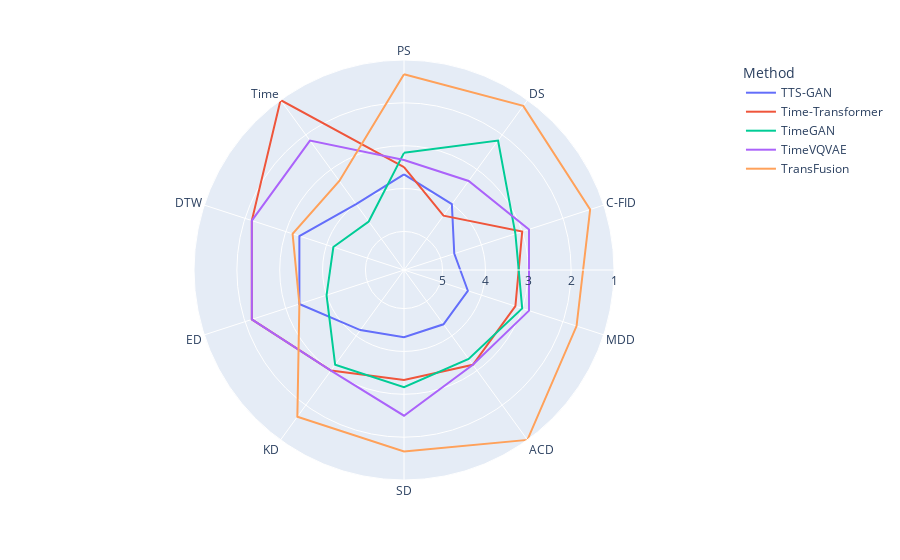

Notebook code cell kept with this figure:
### Markdown cell above
## Spider Plots

### Code cell
rankings = df_no_copy.unstack(level=1).rank()

ranking_by_metric = rankings.stack().reset_index().groupby("Method").mean()
spider_by_metric = ranking_by_metric.reset_index().melt(id_vars="Method")
fig_spider_by_metric = px.line_polar(spider_by_metric, r="value", theta="variable", color="Method", line_close=True) \
    .update_layout(polar={"radialaxis": {"range": [5.9, 1], "dtick": 1}})
fig_spider_by_metric

### Figure 1 — Plotly figure (JSON) as saved in the notebook; plotly's stock layout.template omitted (floating-point values rounded to 4 significant figures)
{"data": [{"hovertemplate": "Method=TTS-GAN<br>value=%{r}<br>variable=%{theta}<extra></extra>", "legendgroup": "TTS-GAN", "line": {"color": "#636efa", "dash": "solid"}, "marker": {"symbol": "circle"}, "mode": "lines", "name": "TTS-GAN", "r": [3.667, 4, 4.667, 4.333, 4.333, 4.333, 4.167, 3.333, 3.333, 4, 3.667], "showlegend": true, "subplot": "polar", "theta": ["PS", "DS", "C-FID", "MDD", "ACD", "SD", "KD", "ED", "DTW", "Time", "PS"], "type": "scatterpolar"}, {"hovertemplate": "Method=Time-Transformer<br>value=%{r}<br>variable=%{theta}<extra></extra>", "legendgroup": "Time-Transformer", "line": {"color": "#EF553B", "dash": "solid"}, "marker": {"symbol": "circle"}, "mode": "lines", "name": "Time-Transformer", "r": [3.5, 4.333, 3, 3.167, 3.167, 3.333, 3, 2.167, 2.167, 1, 3.5], "showlegend": true, "subplot": "polar", "theta": ["PS", "DS", "C-FID", "MDD", "ACD", "SD", "KD", "ED", "DTW", "Time", "PS"], "type": "scatterpolar"}, {"hovertemplate": "Method=TimeGAN<br>value=%{r}<br>variable=%{theta}<extra></extra>", "legendgroup": "TimeGAN", "line": {"color": "#00cc96", "dash": "solid"}, "marker": {"symbol": "circle"}, "mode": "lines", "name": "TimeGAN", "r": [3.167, 2.167, 3.167, 3, 3.333, 3.167, 3.167, 4, 4.167, 4.5, 3.167], "showlegend": true, "subplot": "polar", "theta": ["PS", "DS", "C-FID", "MDD", "ACD", "SD", "KD", "ED", "DTW", "Time", "PS"], "type": "scatterpolar"}, {"hovertemplate": "Method=TimeVQVAE<br>value=%{r}<br>variable=%{theta}<extra></extra>", "legendgroup": "TimeVQVAE", "line": {"color": "#ab63fa", "dash": "solid"}, "marker": {"symbol": "circle"}, "mode": "lines", "name": "TimeVQVAE", "r": [3.333, 3.333, 2.833, 2.833, 3.167, 2.5, 3, 2.167, 2.167, 2.167, 3.333], "showlegend": true, "subplot": "polar", "theta": ["PS", "DS", "C-FID", "MDD", "ACD", "SD", "KD", "ED", "DTW", "Time", "PS"], "type": "scatterpolar"}, {"hovertemplate": "Method=TransFusion<br>value=%{r}<br>variable=%{theta}<extra></extra>", "legendgroup": "TransFusion", "line": {"color": "#FFA15A", "dash": "solid"}, "marker": {"symbol": "circle"}, "mode": "lines", "name": "TransFusion", "r": [1.333, 1.167, 1.333, 1.667, 1, 1.667, 1.667, 3.333, 3.167, 3.333, 1.333], "showlegend": true, "subplot": "polar", "theta": ["PS", "DS", "C-FID", "MDD", "ACD", "SD", "KD", "ED", "DTW", "Time", "PS"], "type": "scatterpolar"}], "layout": {"legend": {"title": {"text": "Method"}, "tracegroupgap": 0}, "margin": {"t": 60}, "polar": {"angularaxis": {"direction": "clockwise", "rotation": 90}, "domain": {"x": [0, 1], "y": [0, 1]}, "radialaxis": {"dtick": 1, "range": [5.9, 1]}}}}
